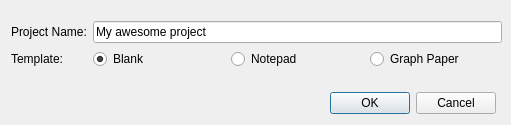
<?xml version="1.0" encoding="UTF-8"?>
<ui version="4.0">
 <class>NewProject</class>
 <widget class="QDialog" name="NewProject">
  <property name="geometry">
   <rect>
    <x>0</x>
    <y>0</y>
    <width>511</width>
    <height>125</height>
   </rect>
  </property>
  <property name="windowTitle">
   <string>New Project</string>
  </property>
  <widget class="QDialogButtonBox" name="buttonBox">
   <property name="geometry">
    <rect>
     <x>320</x>
     <y>90</y>
     <width>176</width>
     <height>27</height>
    </rect>
   </property>
   <property name="standardButtons">
    <set>QDialogButtonBox::Cancel|QDialogButtonBox::Ok</set>
   </property>
  </widget>
  <widget class="QWidget" name="">
   <property name="geometry">
    <rect>
     <x>11</x>
     <y>21</y>
     <width>491</width>
     <height>61</height>
    </rect>
   </property>
   <layout class="QFormLayout" name="formLayout">
    <item row="0" column="0">
     <widget class="QLabel" name="label">
      <property name="text">
       <string>Project Name:</string>
      </property>
     </widget>
    </item>
    <item row="0" column="1">
     <widget class="QLineEdit" name="lineEdit">
      <property name="text">
       <string>My awesome project</string>
      </property>
     </widget>
    </item>
    <item row="1" column="0">
     <widget class="QLabel" name="label_2">
      <property name="layoutDirection">
       <enum>Qt::LeftToRight</enum>
      </property>
      <property name="text">
       <string>Template:</string>
      </property>
      <property name="alignment">
       <set>Qt::AlignRight|Qt::AlignTrailing|Qt::AlignVCenter</set>
      </property>
     </widget>
    </item>
    <item row="1" column="1">
     <layout class="QHBoxLayout" name="horizontalLayout">
      <item>
       <widget class="QRadioButton" name="radioButton">
        <property name="text">
         <string>Blank</string>
        </property>
        <property name="checked">
         <bool>true</bool>
        </property>
       </widget>
      </item>
      <item>
       <widget class="QRadioButton" name="radioButton_2">
        <property name="text">
         <string>Notepad</string>
        </property>
       </widget>
      </item>
      <item>
       <widget class="QRadioButton" name="radioButton_3">
        <property name="text">
         <string>Graph Paper</string>
        </property>
       </widget>
      </item>
     </layout>
    </item>
   </layout>
  </widget>
 </widget>
 <tabstops>
  <tabstop>lineEdit</tabstop>
  <tabstop>radioButton</tabstop>
  <tabstop>radioButton_2</tabstop>
  <tabstop>radioButton_3</tabstop>
  <tabstop>buttonBox</tabstop>
 </tabstops>
 <resources/>
 <connections/>
</ui>
